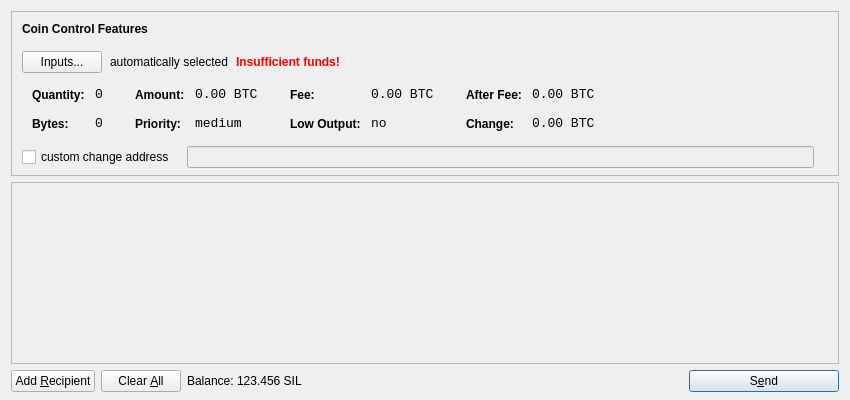
<?xml version="1.0" encoding="UTF-8"?>
<ui version="4.0">
 <class>SendCoinsDialog</class>
 <widget class="QDialog" name="SendCoinsDialog">
  <property name="geometry">
   <rect>
    <x>0</x>
    <y>0</y>
    <width>850</width>
    <height>400</height>
   </rect>
  </property>
  <property name="windowTitle">
   <string>Send Coins</string>
  </property>
  <layout class="QVBoxLayout" name="verticalLayout" stretch="0,1,0">
   <property name="bottomMargin">
    <number>8</number>
   </property>
   <item>
    <widget class="QFrame" name="frameCoinControl">
     <property name="sizePolicy">
      <sizepolicy hsizetype="Expanding" vsizetype="Expanding">
       <horstretch>0</horstretch>
       <verstretch>0</verstretch>
      </sizepolicy>
     </property>
     <property name="maximumSize">
      <size>
       <width>16777215</width>
       <height>16777215</height>
      </size>
     </property>
     <property name="frameShape">
      <enum>QFrame::StyledPanel</enum>
     </property>
     <property name="frameShadow">
      <enum>QFrame::Sunken</enum>
     </property>
     <layout class="QVBoxLayout" name="verticalLayoutCoinControl2">
      <property name="spacing">
       <number>-1</number>
      </property>
      <property name="leftMargin">
       <number>0</number>
      </property>
      <property name="topMargin">
       <number>0</number>
      </property>
      <property name="rightMargin">
       <number>0</number>
      </property>
      <property name="bottomMargin">
       <number>6</number>
      </property>
      <item>
       <layout class="QVBoxLayout" name="verticalLayoutCoinControl" stretch="0,0,0,0,1">
        <property name="spacing">
         <number>0</number>
        </property>
        <property name="leftMargin">
         <number>10</number>
        </property>
        <property name="topMargin">
         <number>10</number>
        </property>
        <item>
         <layout class="QHBoxLayout" name="horizontalLayoutCoinControl1">
          <property name="bottomMargin">
           <number>15</number>
          </property>
          <item>
           <widget class="QLabel" name="labelCoinControlFeatures">
            <property name="sizePolicy">
             <sizepolicy hsizetype="Preferred" vsizetype="Maximum">
              <horstretch>0</horstretch>
              <verstretch>0</verstretch>
             </sizepolicy>
            </property>
            <property name="font">
             <font>
              <weight>75</weight>
              <bold>true</bold>
             </font>
            </property>
            <property name="styleSheet">
             <string notr="true">font-weight:bold;</string>
            </property>
            <property name="text">
             <string>Coin Control Features</string>
            </property>
           </widget>
          </item>
         </layout>
        </item>
        <item>
         <layout class="QHBoxLayout" name="horizontalLayoutCoinControl2" stretch="0,0,0,0">
          <property name="spacing">
           <number>8</number>
          </property>
          <property name="bottomMargin">
           <number>10</number>
          </property>
          <item>
           <widget class="QPushButton" name="pushButtonCoinControl">
            <property name="styleSheet">
             <string notr="true"/>
            </property>
            <property name="text">
             <string>Inputs...</string>
            </property>
           </widget>
          </item>
          <item>
           <widget class="QLabel" name="labelCoinControlAutomaticallySelected">
            <property name="text">
             <string>automatically selected</string>
            </property>
            <property name="margin">
             <number>5</number>
            </property>
           </widget>
          </item>
          <item>
           <widget class="QLabel" name="labelCoinControlInsuffFunds">
            <property name="font">
             <font>
              <weight>75</weight>
              <bold>true</bold>
             </font>
            </property>
            <property name="styleSheet">
             <string notr="true">color:red;font-weight:bold;</string>
            </property>
            <property name="text">
             <string>Insufficient funds!</string>
            </property>
            <property name="margin">
             <number>5</number>
            </property>
           </widget>
          </item>
          <item>
           <spacer name="horizontalSpacerCoinControl">
            <property name="orientation">
             <enum>Qt::Horizontal</enum>
            </property>
            <property name="sizeHint" stdset="0">
             <size>
              <width>40</width>
              <height>1</height>
             </size>
            </property>
           </spacer>
          </item>
         </layout>
        </item>
        <item>
         <widget class="QWidget" name="widgetCoinControl" native="true">
          <property name="sizePolicy">
           <sizepolicy hsizetype="Preferred" vsizetype="Preferred">
            <horstretch>0</horstretch>
            <verstretch>0</verstretch>
           </sizepolicy>
          </property>
          <property name="minimumSize">
           <size>
            <width>0</width>
            <height>0</height>
           </size>
          </property>
          <property name="styleSheet">
           <string notr="true"/>
          </property>
          <layout class="QHBoxLayout" name="horizontalLayoutCoinControl5">
           <property name="margin">
            <number>0</number>
           </property>
           <item>
            <layout class="QHBoxLayout" name="horizontalLayoutCoinControl3" stretch="0,0,0,1">
             <property name="spacing">
              <number>20</number>
             </property>
             <property name="topMargin">
              <number>0</number>
             </property>
             <property name="bottomMargin">
              <number>10</number>
             </property>
             <item>
              <layout class="QFormLayout" name="formLayoutCoinControl1">
               <property name="horizontalSpacing">
                <number>10</number>
               </property>
               <property name="verticalSpacing">
                <number>14</number>
               </property>
               <property name="leftMargin">
                <number>10</number>
               </property>
               <property name="topMargin">
                <number>4</number>
               </property>
               <property name="rightMargin">
                <number>6</number>
               </property>
               <item row="0" column="0">
                <widget class="QLabel" name="labelCoinControlQuantityText">
                 <property name="styleSheet">
                  <string notr="true">font-weight:bold;</string>
                 </property>
                 <property name="text">
                  <string>Quantity:</string>
                 </property>
                 <property name="margin">
                  <number>0</number>
                 </property>
                </widget>
               </item>
               <item row="0" column="1">
                <widget class="QLabel" name="labelCoinControlQuantity">
                 <property name="font">
                  <font>
                   <family>Monospace</family>
                   <pointsize>10</pointsize>
                  </font>
                 </property>
                 <property name="cursor">
                  <cursorShape>IBeamCursor</cursorShape>
                 </property>
                 <property name="contextMenuPolicy">
                  <enum>Qt::ActionsContextMenu</enum>
                 </property>
                 <property name="text">
                  <string notr="true">0</string>
                 </property>
                 <property name="margin">
                  <number>0</number>
                 </property>
                 <property name="textInteractionFlags">
                  <set>Qt::LinksAccessibleByMouse|Qt::TextSelectableByKeyboard|Qt::TextSelectableByMouse</set>
                 </property>
                </widget>
               </item>
               <item row="1" column="0">
                <widget class="QLabel" name="labelCoinControlBytesText">
                 <property name="styleSheet">
                  <string notr="true">font-weight:bold;</string>
                 </property>
                 <property name="text">
                  <string>Bytes:</string>
                 </property>
                </widget>
               </item>
               <item row="1" column="1">
                <widget class="QLabel" name="labelCoinControlBytes">
                 <property name="font">
                  <font>
                   <family>Monospace</family>
                   <pointsize>10</pointsize>
                  </font>
                 </property>
                 <property name="cursor">
                  <cursorShape>IBeamCursor</cursorShape>
                 </property>
                 <property name="contextMenuPolicy">
                  <enum>Qt::ActionsContextMenu</enum>
                 </property>
                 <property name="text">
                  <string notr="true">0</string>
                 </property>
                 <property name="textInteractionFlags">
                  <set>Qt::LinksAccessibleByMouse|Qt::TextSelectableByKeyboard|Qt::TextSelectableByMouse</set>
                 </property>
                </widget>
               </item>
              </layout>
             </item>
             <item>
              <layout class="QFormLayout" name="formLayoutCoinControl2">
               <property name="horizontalSpacing">
                <number>10</number>
               </property>
               <property name="verticalSpacing">
                <number>14</number>
               </property>
               <property name="leftMargin">
                <number>6</number>
               </property>
               <property name="topMargin">
                <number>4</number>
               </property>
               <property name="rightMargin">
                <number>6</number>
               </property>
               <item row="0" column="0">
                <widget class="QLabel" name="labelCoinControlAmountText">
                 <property name="styleSheet">
                  <string notr="true">font-weight:bold;</string>
                 </property>
                 <property name="text">
                  <string>Amount:</string>
                 </property>
                 <property name="margin">
                  <number>0</number>
                 </property>
                </widget>
               </item>
               <item row="0" column="1">
                <widget class="QLabel" name="labelCoinControlAmount">
                 <property name="font">
                  <font>
                   <family>Monospace</family>
                   <pointsize>10</pointsize>
                  </font>
                 </property>
                 <property name="cursor">
                  <cursorShape>IBeamCursor</cursorShape>
                 </property>
                 <property name="contextMenuPolicy">
                  <enum>Qt::ActionsContextMenu</enum>
                 </property>
                 <property name="text">
                  <string notr="true">0.00 BTC</string>
                 </property>
                 <property name="textInteractionFlags">
                  <set>Qt::LinksAccessibleByMouse|Qt::TextSelectableByKeyboard|Qt::TextSelectableByMouse</set>
                 </property>
                </widget>
               </item>
               <item row="1" column="0">
                <widget class="QLabel" name="labelCoinControlPriorityText">
                 <property name="styleSheet">
                  <string notr="true">font-weight:bold;</string>
                 </property>
                 <property name="text">
                  <string>Priority:</string>
                 </property>
                </widget>
               </item>
               <item row="1" column="1">
                <widget class="QLabel" name="labelCoinControlPriority">
                 <property name="font">
                  <font>
                   <family>Monospace</family>
                   <pointsize>10</pointsize>
                  </font>
                 </property>
                 <property name="cursor">
                  <cursorShape>IBeamCursor</cursorShape>
                 </property>
                 <property name="contextMenuPolicy">
                  <enum>Qt::ActionsContextMenu</enum>
                 </property>
                 <property name="text">
                  <string>medium</string>
                 </property>
                 <property name="textInteractionFlags">
                  <set>Qt::LinksAccessibleByMouse|Qt::TextSelectableByKeyboard|Qt::TextSelectableByMouse</set>
                 </property>
                </widget>
               </item>
              </layout>
             </item>
             <item>
              <layout class="QFormLayout" name="formLayoutCoinControl3">
               <property name="horizontalSpacing">
                <number>10</number>
               </property>
               <property name="verticalSpacing">
                <number>14</number>
               </property>
               <property name="leftMargin">
                <number>6</number>
               </property>
               <property name="topMargin">
                <number>4</number>
               </property>
               <property name="rightMargin">
                <number>6</number>
               </property>
               <item row="0" column="0">
                <widget class="QLabel" name="labelCoinControlFeeText">
                 <property name="styleSheet">
                  <string notr="true">font-weight:bold;</string>
                 </property>
                 <property name="text">
                  <string>Fee:</string>
                 </property>
                 <property name="margin">
                  <number>0</number>
                 </property>
                </widget>
               </item>
               <item row="0" column="1">
                <widget class="QLabel" name="labelCoinControlFee">
                 <property name="font">
                  <font>
                   <family>Monospace</family>
                   <pointsize>10</pointsize>
                  </font>
                 </property>
                 <property name="cursor">
                  <cursorShape>IBeamCursor</cursorShape>
                 </property>
                 <property name="contextMenuPolicy">
                  <enum>Qt::ActionsContextMenu</enum>
                 </property>
                 <property name="text">
                  <string notr="true">0.00 BTC</string>
                 </property>
                 <property name="textInteractionFlags">
                  <set>Qt::LinksAccessibleByMouse|Qt::TextSelectableByKeyboard|Qt::TextSelectableByMouse</set>
                 </property>
                </widget>
               </item>
               <item row="1" column="0">
                <widget class="QLabel" name="labelCoinControlLowOutputText">
                 <property name="styleSheet">
                  <string notr="true">font-weight:bold;</string>
                 </property>
                 <property name="text">
                  <string>Low Output:</string>
                 </property>
                </widget>
               </item>
               <item row="1" column="1">
                <widget class="QLabel" name="labelCoinControlLowOutput">
                 <property name="font">
                  <font>
                   <family>Monospace</family>
                   <pointsize>10</pointsize>
                  </font>
                 </property>
                 <property name="cursor">
                  <cursorShape>IBeamCursor</cursorShape>
                 </property>
                 <property name="contextMenuPolicy">
                  <enum>Qt::ActionsContextMenu</enum>
                 </property>
                 <property name="text">
                  <string>no</string>
                 </property>
                 <property name="textInteractionFlags">
                  <set>Qt::LinksAccessibleByMouse|Qt::TextSelectableByKeyboard|Qt::TextSelectableByMouse</set>
                 </property>
                </widget>
               </item>
              </layout>
             </item>
             <item>
              <layout class="QFormLayout" name="formLayoutCoinControl4">
               <property name="horizontalSpacing">
                <number>10</number>
               </property>
               <property name="verticalSpacing">
                <number>14</number>
               </property>
               <property name="leftMargin">
                <number>6</number>
               </property>
               <property name="topMargin">
                <number>4</number>
               </property>
               <property name="rightMargin">
                <number>6</number>
               </property>
               <item row="0" column="0">
                <widget class="QLabel" name="labelCoinControlAfterFeeText">
                 <property name="styleSheet">
                  <string notr="true">font-weight:bold;</string>
                 </property>
                 <property name="text">
                  <string>After Fee:</string>
                 </property>
                 <property name="margin">
                  <number>0</number>
                 </property>
                </widget>
               </item>
               <item row="0" column="1">
                <widget class="QLabel" name="labelCoinControlAfterFee">
                 <property name="font">
                  <font>
                   <family>Monospace</family>
                   <pointsize>10</pointsize>
                  </font>
                 </property>
                 <property name="cursor">
                  <cursorShape>IBeamCursor</cursorShape>
                 </property>
                 <property name="contextMenuPolicy">
                  <enum>Qt::ActionsContextMenu</enum>
                 </property>
                 <property name="text">
                  <string notr="true">0.00 BTC</string>
                 </property>
                 <property name="textInteractionFlags">
                  <set>Qt::LinksAccessibleByMouse|Qt::TextSelectableByKeyboard|Qt::TextSelectableByMouse</set>
                 </property>
                </widget>
               </item>
               <item row="1" column="0">
                <widget class="QLabel" name="labelCoinControlChangeText">
                 <property name="styleSheet">
                  <string notr="true">font-weight:bold;</string>
                 </property>
                 <property name="text">
                  <string>Change:</string>
                 </property>
                </widget>
               </item>
               <item row="1" column="1">
                <widget class="QLabel" name="labelCoinControlChange">
                 <property name="font">
                  <font>
                   <family>Monospace</family>
                   <pointsize>10</pointsize>
                  </font>
                 </property>
                 <property name="cursor">
                  <cursorShape>IBeamCursor</cursorShape>
                 </property>
                 <property name="contextMenuPolicy">
                  <enum>Qt::ActionsContextMenu</enum>
                 </property>
                 <property name="text">
                  <string notr="true">0.00 BTC</string>
                 </property>
                 <property name="textInteractionFlags">
                  <set>Qt::LinksAccessibleByMouse|Qt::TextSelectableByKeyboard|Qt::TextSelectableByMouse</set>
                 </property>
                </widget>
               </item>
              </layout>
             </item>
            </layout>
           </item>
          </layout>
         </widget>
        </item>
        <item>
         <layout class="QHBoxLayout" name="horizontalLayoutCoinControl4" stretch="0,0,0">
          <property name="spacing">
           <number>12</number>
          </property>
          <property name="sizeConstraint">
           <enum>QLayout::SetDefaultConstraint</enum>
          </property>
          <property name="topMargin">
           <number>5</number>
          </property>
          <property name="rightMargin">
           <number>5</number>
          </property>
          <item>
           <widget class="QCheckBox" name="checkBoxCoinControlChange">
            <property name="text">
             <string>custom change address</string>
            </property>
           </widget>
          </item>
          <item>
           <widget class="QLineEdit" name="lineEditCoinControlChange">
            <property name="enabled">
             <bool>false</bool>
            </property>
            <property name="sizePolicy">
             <sizepolicy hsizetype="Expanding" vsizetype="Fixed">
              <horstretch>0</horstretch>
              <verstretch>0</verstretch>
             </sizepolicy>
            </property>
           </widget>
          </item>
          <item>
           <widget class="QLabel" name="labelCoinControlChangeLabel">
            <property name="sizePolicy">
             <sizepolicy hsizetype="Preferred" vsizetype="Expanding">
              <horstretch>0</horstretch>
              <verstretch>0</verstretch>
             </sizepolicy>
            </property>
            <property name="minimumSize">
             <size>
              <width>0</width>
              <height>0</height>
             </size>
            </property>
            <property name="text">
             <string/>
            </property>
            <property name="margin">
             <number>3</number>
            </property>
           </widget>
          </item>
         </layout>
        </item>
        <item>
         <spacer name="verticalSpacerCoinControl">
          <property name="orientation">
           <enum>Qt::Vertical</enum>
          </property>
          <property name="sizeHint" stdset="0">
           <size>
            <width>800</width>
            <height>1</height>
           </size>
          </property>
         </spacer>
        </item>
       </layout>
      </item>
     </layout>
    </widget>
   </item>
   <item>
    <widget class="QScrollArea" name="scrollArea">
     <property name="widgetResizable">
      <bool>true</bool>
     </property>
     <widget class="QWidget" name="scrollAreaWidgetContents">
      <property name="geometry">
       <rect>
        <x>0</x>
        <y>0</y>
        <width>830</width>
        <height>165</height>
       </rect>
      </property>
      <layout class="QVBoxLayout" name="verticalLayout_2">
       <property name="margin">
        <number>0</number>
       </property>
       <item>
        <layout class="QVBoxLayout" name="entries">
         <property name="spacing">
          <number>6</number>
         </property>
        </layout>
       </item>
       <item>
        <spacer name="verticalSpacer">
         <property name="orientation">
          <enum>Qt::Vertical</enum>
         </property>
         <property name="sizeHint" stdset="0">
          <size>
           <width>20</width>
           <height>40</height>
          </size>
         </property>
        </spacer>
       </item>
      </layout>
     </widget>
    </widget>
   </item>
   <item>
    <layout class="QHBoxLayout" name="horizontalLayout">
     <item>
      <widget class="QPushButton" name="addButton">
       <property name="toolTip">
        <string>Send to multiple recipients at once</string>
       </property>
       <property name="text">
        <string>Add &amp;Recipient</string>
       </property>
       <property name="icon">
        <iconset resource="../bitcoin.qrc">
         <normaloff>:/icons/add</normaloff>:/icons/add</iconset>
       </property>
       <property name="autoDefault">
        <bool>false</bool>
       </property>
      </widget>
     </item>
     <item>
      <widget class="QPushButton" name="clearButton">
       <property name="sizePolicy">
        <sizepolicy hsizetype="Minimum" vsizetype="Fixed">
         <horstretch>0</horstretch>
         <verstretch>0</verstretch>
        </sizepolicy>
       </property>
       <property name="toolTip">
        <string>Remove all transaction fields</string>
       </property>
       <property name="text">
        <string>Clear &amp;All</string>
       </property>
       <property name="icon">
        <iconset resource="../bitcoin.qrc">
         <normaloff>:/icons/remove</normaloff>:/icons/remove</iconset>
       </property>
       <property name="autoRepeatDelay">
        <number>300</number>
       </property>
       <property name="autoDefault">
        <bool>false</bool>
       </property>
      </widget>
     </item>
     <item>
      <layout class="QHBoxLayout" name="horizontalLayout_2">
       <property name="spacing">
        <number>3</number>
       </property>
       <item>
        <widget class="QLabel" name="label">
         <property name="text">
          <string>Balance:</string>
         </property>
        </widget>
       </item>
       <item>
        <widget class="QLabel" name="labelBalance">
         <property name="cursor">
          <cursorShape>IBeamCursor</cursorShape>
         </property>
         <property name="text">
          <string>123.456 SIL</string>
         </property>
         <property name="textInteractionFlags">
          <set>Qt::LinksAccessibleByMouse|Qt::TextSelectableByKeyboard|Qt::TextSelectableByMouse</set>
         </property>
        </widget>
       </item>
      </layout>
     </item>
     <item>
      <spacer name="horizontalSpacer">
       <property name="orientation">
        <enum>Qt::Horizontal</enum>
       </property>
       <property name="sizeHint" stdset="0">
        <size>
         <width>40</width>
         <height>20</height>
        </size>
       </property>
      </spacer>
     </item>
     <item>
      <widget class="QPushButton" name="sendButton">
       <property name="minimumSize">
        <size>
         <width>150</width>
         <height>0</height>
        </size>
       </property>
       <property name="toolTip">
        <string>Confirm the send action</string>
       </property>
       <property name="text">
        <string>S&amp;end</string>
       </property>
       <property name="icon">
        <iconset resource="../bitcoin.qrc">
         <normaloff>:/icons/send</normaloff>:/icons/send</iconset>
       </property>
       <property name="default">
        <bool>true</bool>
       </property>
      </widget>
     </item>
    </layout>
   </item>
  </layout>
 </widget>
 <resources>
  <include location="../bitcoin.qrc"/>
 </resources>
 <connections/>
</ui>
